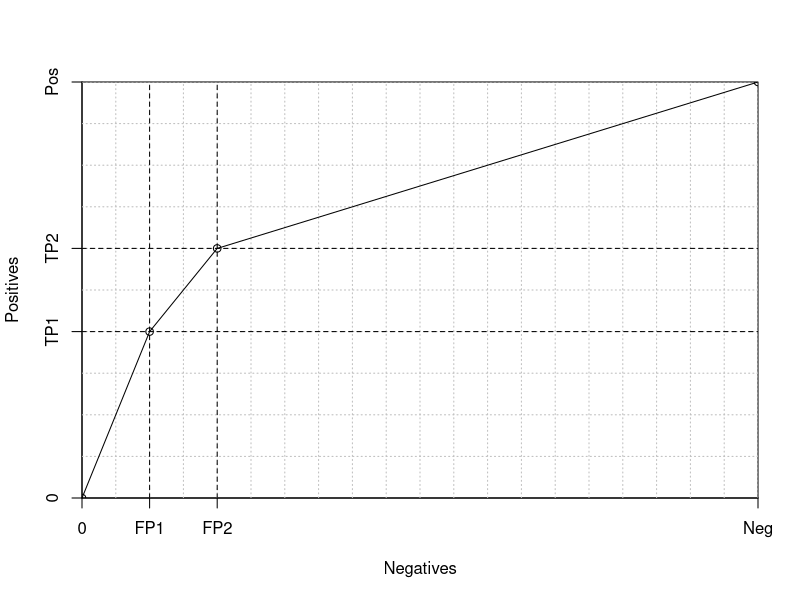

R code for this plot:
## ---- chunk 1
#| echo: false

h <- 500 # height of plot
w <- 1000 # width of plot
# w <- 360 # width of plot
grid.step <- 50

# print to a file
# png(height = h, width = w, filename = "pn-nested.png")
# windows(height = h, width = w)

plot( c(0,w), c(0,h),  
     xaxs = "i",yaxs = "i",
     xaxt = 'n', yaxt = 'n',
     type = "n",
     xlab = "Negatives", ylab = "Positives")
     
x <- c(0, 100,  200, 1000)
y <- c(0, 200,  300,  500)

# draw axes
axis(2,y,labels=c('0','TP1','TP2','Pos'))
axis(1,x,labels=c('0','FP1','FP2','Neg'))

# add a grid
# grid seems to be buggy
#grid (nx = w/grid.step, ny = h/grid.step)
gx <- grid.step
while (gx <= w) {
  abline(v = gx, col="gray", lty="dotted")
  gx <- gx + grid.step
}
gy <- grid.step
while (gy <= h) {
  abline(h = gy, col="gray", lty="dotted")
  gy <- gy + grid.step
}

# draw diagonal
# abline(c(0,h/w),lty=3)

# label the points
#text( x[1]+10, y[1]+10, "A")
#text( x[2:3]+10, y[2:3], labels=c("B","C"))
#text( x[4]-10, y[4]-15, "D")


# now draw nested grids
for (i in 2:3) {
  abline(v=x[i],lty='dashed')
  abline(h=y[i],lty='dashed')
}

# draw curve
lines( x, y, lty=1, type='o')

# close file
#dev.off()
